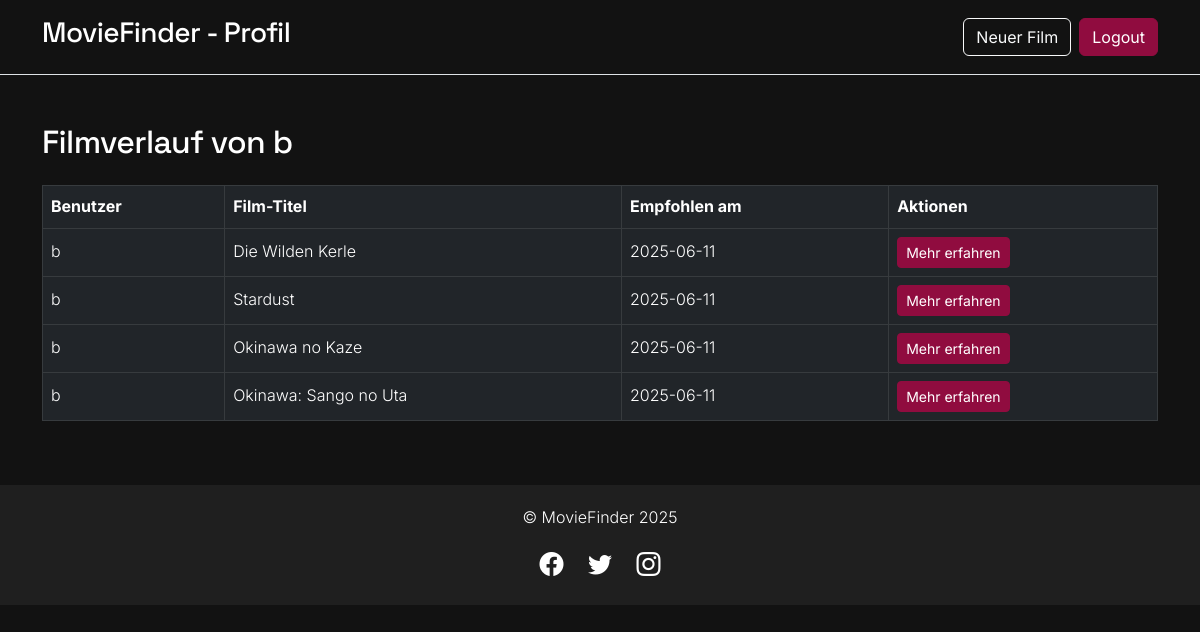
Page /profile.php?user=b on the committed database.
### tables this page shows
CREATE TABLE `filmverlauf` (
  `Benutzer` varchar(64) NOT NULL,
  `Film_Titel` varchar(64) NOT NULL,
  `Empfohlen_am` date NOT NULL
);

### profile.php (the view, shortened to what this page needs)
<?php
$error = '';
$records = [];
$conn = new mysqli("localhost", "root", "", "testdatabase");
if ($conn->connect_error) {
    $error = "Verbindung fehlgeschlagen: " . $conn->connect_error;
} else {
    $username = $_GET['user'] ?? '';
    if (!empty($username)) {
        $stmt = $conn->prepare("SELECT Benutzer, Film_Titel, Empfohlen_am FROM filmverlauf WHERE Benutzer = ? ORDER BY Empfohlen_am DESC");
        $stmt->bind_param("s", $username);
        $stmt->execute();
        $result = $stmt->get_result();
        if ($result && $result->num_rows > 0) {
            while ($row = $result->fetch_assoc()) {
                $records[] = $row;
            }
        } elseif (!$result) {
            $error = "Fehler beim Laden der Daten: " . $conn->error;
        }
    } else {
        $error = "Kein Benutzername übergeben. Wenn dies dein erstes Mal ist, versuche dich neu anzumelden.";
    }
}
?>
<!DOCTYPE html>
<html lang="de">
<head>
    <link href="https://cdn.jsdelivr.net/npm/bootstrap@5.3.0-alpha3/dist/css/bootstrap.min.css" rel="stylesheet">
    <link href="https://cdn.jsdelivr.net/npm/bootstrap-icons/font/bootstrap-icons.css" rel="stylesheet">
</head>
<body>
    <header class="py-3 mb-4 border-bottom">
        <div class="container d-flex justify-content-between align-items-center">
            <h1 class="h3">MovieFinder - Profil</h1>
            <div class="d-flex gap-2"> <a href="main_categories.php" class="btn btn-outline-light">Neuer Film</a>
                <a href="logout.php" class="btn btn-primary">Logout</a>
            </div>
        </div>
    </header>
    <main class="container mt-5">
        <h2 class="mb-4">Filmverlauf von <?= htmlspecialchars($username) ?></h2>
        <?php if (!empty($error)): ?>
            <div class="alert alert-danger"><?= htmlspecialchars($error) ?></div>
        <?php elseif (count($records) === 0): ?>
            <div class="alert alert-warning">Keine Daten für diesen Benutzer gefunden.</div>
        <?php else: ?>
            <div class="table-responsive">
                <table class="table table-dark table-hover table-bordered">
                    <thead>
                        <tr>
                            <th>Benutzer</th>
                            <th>Film-Titel</th>
                            <th>Empfohlen am</th>
                            <th>Aktionen</th>
                        </tr>
                    </thead>
                    <tbody>
                        <?php foreach ($records as $row): ?>
                            <tr>
                                <td><?= htmlspecialchars($row['Benutzer'] ?? '') ?></td>
                                <td><?= htmlspecialchars($row['Film_Titel'] ?? '') ?></td>
                                <td><?= htmlspecialchars($row['Empfohlen_am'] ?? '') ?></td>
                                <td>
                                    <button class="btn btn-primary btn-sm" onclick="window.open('https://www.google.com/search?q=<?= urlencode(htmlspecialchars($row['Film_Titel'] ?? '')) ?> Film', '_blank')">
                                        Mehr erfahren
                                    </button>
                                </td>
                            </tr>
                        <?php endforeach; ?>
                    </tbody>
                </table>
            </div>
        <?php endif; ?>
    </main>
    <footer class="text-center mt-5">
        <p>© MovieFinder 2025</p>
        <div class="social-icons">
            <a href="https://www.youtube.com/watch?v=xvFZjo5PgG0" target="_blank"><i class="bi bi-facebook"></i></a>
            <a href="https://www.youtube.com/watch?v=xvFZjo5PgG0" target="_blank"><i class="bi bi-twitter"></i></a>
            <a href="https://www.youtube.com/watch?v=xvFZjo5PgG0" target="_blank"><i class="bi bi-instagram"></i></a>
        </div>
    </footer>
</body>
</html>

### profile.php (style rules this page uses)
body { background-color: #121212; color: #fff; font-family: 'Inter', sans-serif; font-weight: 300; line-height: 1.6; }
h1, h2, h3, h4, h5, h6 { font-family: 'Space Grotesk', sans-serif; font-weight: 500; letter-spacing: -0.02em; }
.table { background-color: #1f1f1f; color: #fff; }
.table th, .table td { vertical-align: middle; }
.btn-primary { background-color: #900C3F; border-color: #900C3F; }
footer { background-color: #1f1f1f; padding: 20px 0; font-weight: 300; }
.social-icons a { margin: 0 10px; color: #fff; font-size: 1.5rem; }

### rows in the picture
filmverlauf: Benutzer "b", Film_Titel "Die Wilden Kerle", Empfohlen_am "2025-06-11"
filmverlauf: Benutzer "b", Film_Titel "Stardust", Empfohlen_am "2025-06-11"
filmverlauf: Benutzer "b", Film_Titel "Okinawa no Kaze", Empfohlen_am "2025-06-11"
filmverlauf: Benutzer "b", Film_Titel "Okinawa: Sango no Uta", Empfohlen_am "2025-06-11"

### other values in the picture
$username "b"
